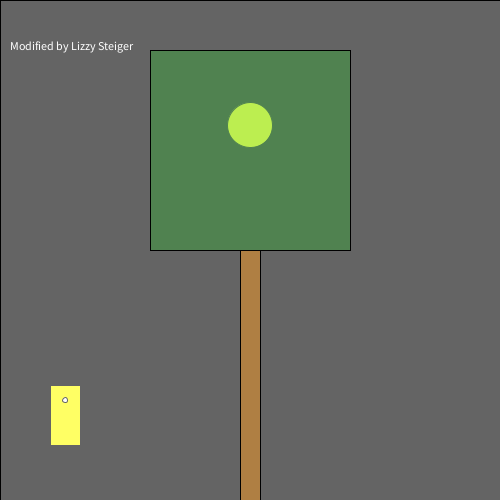
Frame 1 (no input)
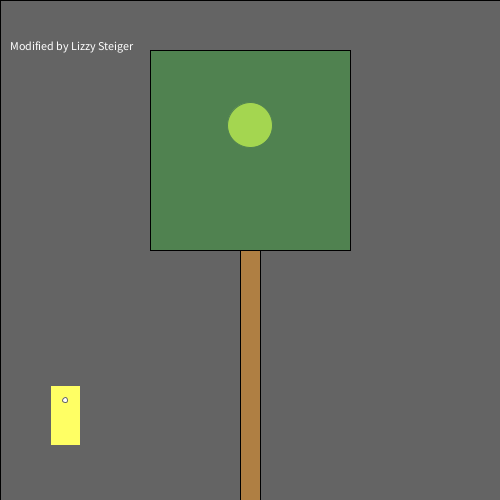
Frame 60 (the mouse pressed at the canvas centre just before this capture)
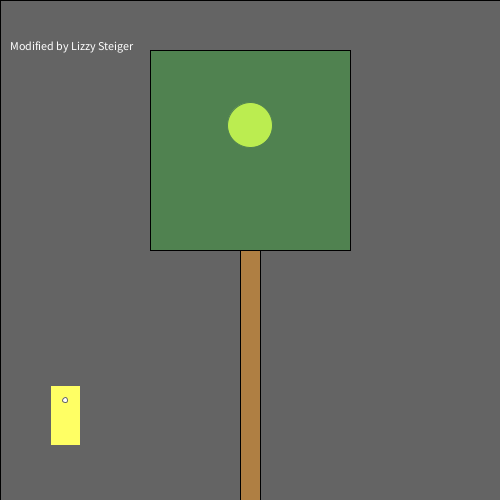
Frame 120 (the mouse held since frame 60 and released just before this capture)

The Processing sketch that drew these frames (run headless with seeded random() and noise(); from frame 60 on, the mouse is pressed at the canvas centre):

// Processing sketch: processing_160204
// ── processing_160204.pde

/*
  Norm Krumpe
  September 22, 2012
  Models a light that is triggered by motion (in this case, motion
  of the mouse).  The light also has a timer.  So, motion turns on the
  light, but a certain amount of time passing with no motion will
  cause the light to turn off again.
*/

// How close you need to get to the
// light sensor in order to turn on
// the light.  Higher values make it
// easier to trigger the light.  Distance
// is measured in pixels.
final int TRIGGER_DISTANCE = 100;

// The location of the sensor:
final int SWITCH_CENTER_X = 400;
final int SWITCH_CENTER_Y = 400;

// seconds until light shuts off automatically when there is no motion
final float SECONDS_UNTIL_AUTO_SHUTOFF = 10; 

// Light will initially be on because of this next value.
// Want the light off initially?  
// Set this to something less than SECONDS_UNTIL_AUTO_SHUTOFF
float timeOfLastTrigger = 0; 
boolean revealTriggerRegion = false;

// Just choose a window size
void setup() {
  size(500, 500);
}

// Each time the mouse moves, check to see
// if it triggered the motion sensor
void mouseMoved() {
  if (motionSensorWasTriggered()) {
    timeOfLastTrigger = millis()/1000.0;
  }
}

// When a key is pressed, toggle the "cheat" that
// reveals the motion sensor's trigger region.
void keyPressed() {
  revealTriggerRegion = !revealTriggerRegion;
}

// Draw the various parts of the scene
void draw() {
  background(0);

  drawLightSwitch();
  drawLamp();  
  drawTriggerRegion();
  drawText();
}

// Draws all components of the lamp
void drawLamp() {
  drawLight();
  fill(0, 255, 0, 50);
  rect(150, 50, 200, 200);
  fill(175, 127, 67);
  rect(240, 250, 20, 250);
}

// How the light gets drawn depends on whether
// the lightbulb is lit.
void drawLight() {

  if (secondsSinceLastTrigger() < SECONDS_UNTIL_AUTO_SHUTOFF) {
    // If the light is on:
    int strength = (int)random(156, 256);
    fill(strength, strength, 0);
    ellipse(250, 125, 45, 45);
    fill(255, 100);
    rect(0, 0, width, height);
  }

  else {
    // Light is off:
    fill(10, 10, 0);
    ellipse(250, 125, 45, 45);
  }
}

// Draw the light switch/sensor
void drawLightSwitch() {
  fill(255, 255, 0);
  rect(SWITCH_CENTER_X - 350, SWITCH_CENTER_Y - 15, 30, 60);
  fill(255);
  ellipse(SWITCH_CENTER_X - 335, SWITCH_CENTER_Y, 5, 5);
}

// Return true if the mouse triggered the sensor
boolean motionSensorWasTriggered() {
  return distanceFromLightSwitch() < TRIGGER_DISTANCE;
}

// Compute the distance between the mouse and the sensor
float distanceFromLightSwitch() {  
  return dist(mouseX, mouseY, SWITCH_CENTER_X, SWITCH_CENTER_Y);
}

// Determine how long it has been since the motion sensor
// was last turned on.
float secondsSinceLastTrigger() {
  return millis()/1000.0 - timeOfLastTrigger;
}

// Show a "cheat" region so that you know where the mouse
// needs to go in order to trigger the light sensor
void drawTriggerRegion() {
  if (revealTriggerRegion) {
    fill(255, 25);
    ellipse(SWITCH_CENTER_X, SWITCH_CENTER_Y, 
    TRIGGER_DISTANCE * 2, TRIGGER_DISTANCE * 2);
  }
}

void drawText() {
textSize(12);
fill(255);
text("Modified by Lizzy Steiger", 10, 50);
}
